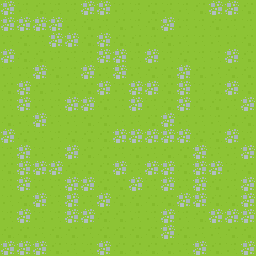

Below is a game level as drawn by its tile map, then a one-line description and the .tmx that defines it (tile-layer data replaced by summaries):
An orthogonal 16x16 tile map with 16x16 px tiles, 1 tile layer (floor).

<map version="1.0" tiledversion="1.0.2" orientation="orthogonal" renderorder="left-up" width="16" height="16" tilewidth="16" tileheight="16" nextobjectid="1">
 <tileset firstgid="1" name="roguelikeSheet_transparent" tilewidth="16" tileheight="16" spacing="1" margin="1" tilecount="1767" columns="57">
  <image source="../assets/graphics/kenney_tiles/roguelikeSheet_transparent.png" width="969" height="527" />
  <terraintypes>
   <terrain name="water" tile="0" />
   <terrain name="soil" tile="0" />
   <terrain name="stone" tile="0" />
   <terrain name="sand" tile="0" />
  </terraintypes>
  <tile id="2" terrain=",,,0" />
  <tile id="3" terrain=",,0,0" />
  <tile id="4" terrain=",,0," />
  <tile id="57" terrain="0,0,0," />
  <tile id="58" terrain="0,0,,0" />
  <tile id="59" terrain=",0,,0" />
  <tile id="60" terrain="0,0,0,0" />
  <tile id="61" terrain="0,,0," />
  <tile id="114" terrain="0,,0,0" />
  <tile id="115" terrain=",0,0,0" />
  <tile id="116" terrain=",0,," />
  <tile id="117" terrain="0,0,," />
  <tile id="118" terrain="0,,," />
  <tile id="171" terrain="0,0,0," />
  <tile id="172" terrain="0,0,,0" />
  <tile id="173" terrain=",,,0" />
  <tile id="174" terrain=",,0,0" />
  <tile id="175" terrain=",,0," />
  <tile id="228" terrain="0,,0,0" />
  <tile id="229" terrain=",0,0,0" />
  <tile id="230" terrain=",0,,0" />
  <tile id="231" terrain="0,0,0,0" />
  <tile id="232" terrain="0,,0," />
  <tile id="287" terrain=",0,," />
  <tile id="288" terrain="0,0,," />
  <tile id="289" terrain="0,,," />
  <tile id="518" terrain="1,1,1," />
  <tile id="519" terrain="1,1,,1" />
  <tile id="520" terrain=",,,1" />
  <tile id="521" terrain=",,1,1" />
  <tile id="522" terrain=",,1," />
  <tile id="575" terrain="1,,1,1" />
  <tile id="576" terrain=",1,1,1" />
  <tile id="577" terrain=",1,,1" />
  <tile id="578" terrain="1,1,1,1" />
  <tile id="579" terrain="1,,1," />
  <tile id="634" terrain=",1,," />
  <tile id="635" terrain="1,1,," />
  <tile id="636" terrain="1,,," />
  <tile id="860" terrain="2,2,2," />
  <tile id="861" terrain="2,2,,2" />
  <tile id="862" terrain=",,,2" />
  <tile id="863" terrain=",,2,2" />
  <tile id="864" terrain=",,2," />
  <tile id="917" terrain="2,,2,2" />
  <tile id="918" terrain=",2,2,2" />
  <tile id="919" terrain=",2,,2" />
  <tile id="920" terrain="2,2,2,2" />
  <tile id="921" terrain="2,,2," />
  <tile id="976" terrain=",2,," />
  <tile id="977" terrain="2,2,," />
  <tile id="978" terrain="2,,," />
  <tile id="1202" terrain="3,3,3," />
  <tile id="1203" terrain="3,3,,3" />
  <tile id="1204" terrain=",,,3" />
  <tile id="1205" terrain=",,3,3" />
  <tile id="1206" terrain=",,3," />
  <tile id="1259" terrain="3,,3,3" />
  <tile id="1260" terrain=",3,3,3" />
  <tile id="1261" terrain=",3,,3" />
  <tile id="1262" terrain="3,3,3,3" />
  <tile id="1263" terrain="3,,3," />
  <tile id="1318" terrain=",3,," />
  <tile id="1319" terrain="3,3,," />
  <tile id="1320" terrain="3,,," />
 </tileset>
 <layer name="floor" width="16" height="16">
  <data>[256 cells, 256 non-empty, 3 distinct tile ids]</data>
 </layer>
</map>
